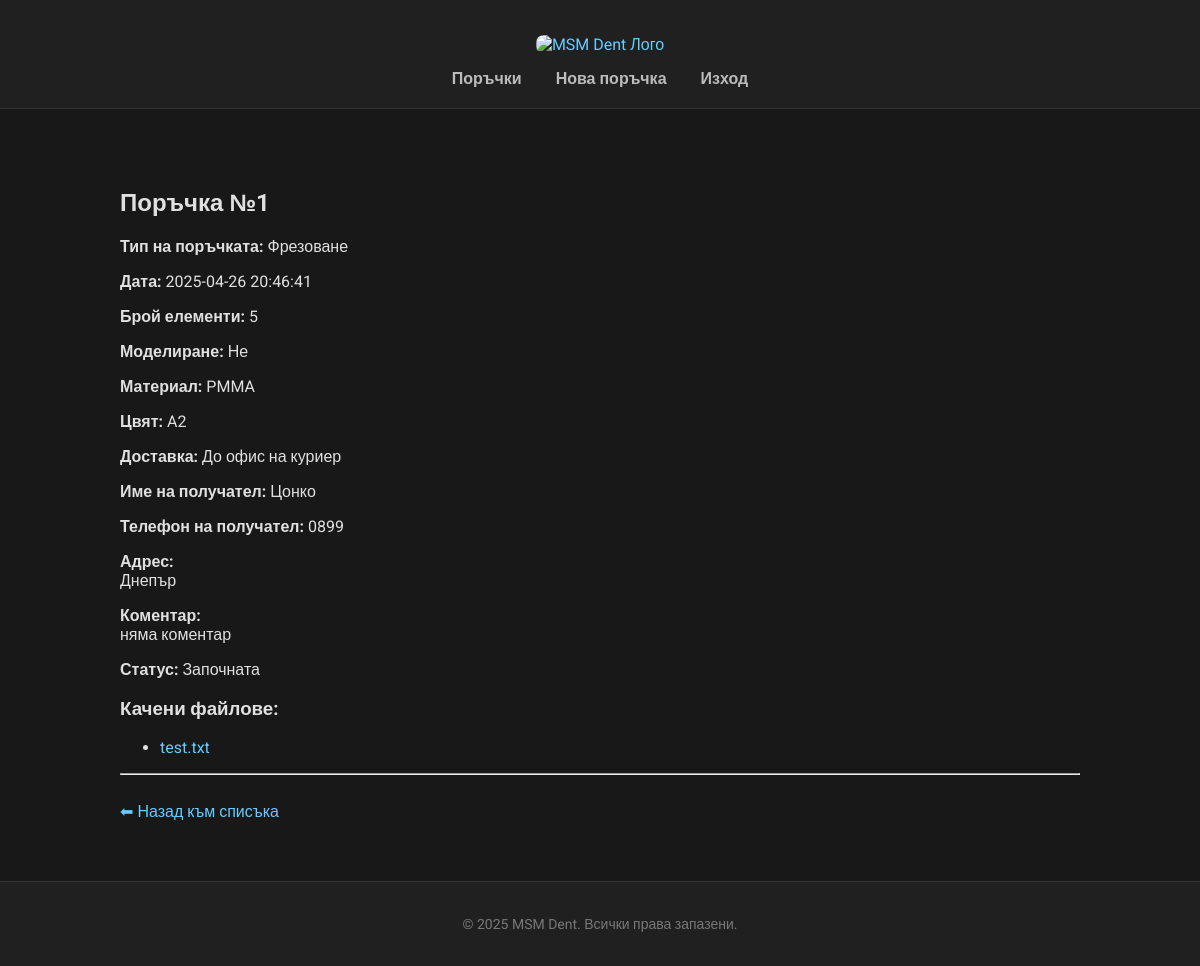
Page /orders/view.php?id=1 (signed in) on the committed database.
### tables this page shows
CREATE TABLE orders (
    id INTEGER PRIMARY KEY AUTOINCREMENT,
    user_id INTEGER,
    date TEXT DEFAULT CURRENT_TIMESTAMP,
    order_type VARCHAR(255),
    quantity VARCHAR(255),
    modeling VARCHAR(255),
    material VARCHAR(255),
    color VARCHAR(255),
    delivery VARCHAR(255),
    recipient_name VARCHAR(255),
    recipient_phone VARCHAR(255),
    address TEXT,
    comment TEXT,
    status TEXT DEFAULT 'Нова',
    FOREIGN KEY(user_id) REFERENCES users(id)
);

### orders/view.php (the view, shortened to what this page needs)
<?php
include __DIR__ . '/../db.php';
$order_id = (int)$_GET['id'];
$stmt = $db->prepare("SELECT role FROM users WHERE id = :id");
$stmt->bindValue(':id', $_SESSION['user_id'], SQLITE3_INTEGER);
$result = $stmt->execute();
$user = $result->fetchArray(SQLITE3_ASSOC);
$is_admin = ($user['role'] === 'admin');
if ($is_admin) {
    $stmt = $db->prepare("SELECT * FROM orders WHERE id = :id");
} else {
    $stmt = $db->prepare("SELECT * FROM orders WHERE id = :id AND user_id = :user_id");
    $stmt->bindValue(':user_id', $_SESSION['user_id'], SQLITE3_INTEGER);
}
$stmt->bindValue(':id', $order_id, SQLITE3_INTEGER);
$result = $stmt->execute();
$order = $result->fetchArray(SQLITE3_ASSOC);
include __DIR__ . '/../partials/header.php';
?>
<h2>Поръчка №<?php echo htmlspecialchars($order['id']); ?></h2>
<p><strong>Тип на поръчката:</strong> <?php echo htmlspecialchars($order['order_type']); ?></p>
<p><strong>Дата:</strong> <?php echo htmlspecialchars($order['date']); ?></p>
<p><strong>Брой елементи:</strong> <?php echo htmlspecialchars($order['quantity']); ?></p>
<p><strong>Моделиране:</strong> <?php echo htmlspecialchars($order['modeling']); ?></p>
<p><strong>Материал:</strong> <?php echo htmlspecialchars($order['material']); ?></p>
<p><strong>Цвят:</strong> <?php echo htmlspecialchars($order['color']); ?></p>
<p><strong>Доставка:</strong> <?php echo htmlspecialchars($order['delivery']); ?></p>
<p><strong>Име на получател:</strong> <?php echo htmlspecialchars($order['recipient_name']); ?></p>
<p><strong>Телефон на получател:</strong> <?php echo htmlspecialchars($order['recipient_phone']); ?></p>
<p><strong>Адрес:</strong><br><?php echo nl2br(htmlspecialchars($order['address'])); ?></p>
<p><strong>Коментар:</strong><br><?php echo nl2br(htmlspecialchars($order['comment'])); ?></p>
<p><strong>Статус:</strong> <?php echo htmlspecialchars($order['status']); ?></p>
<h3>Качени файлове:</h3>
<?php
$upload_dir = __DIR__ . '/../uploads/' . $order['id'] . '/';
if (is_dir($upload_dir)) {
    $files = array_diff(scandir($upload_dir), array('.', '..'));
    if (!empty($files)) {
        echo "<ul>";
        foreach ($files as $file) {
            $url = '../uploads/' . $order['id'] . '/' . urlencode($file);
            echo "<li><a href='$url' target='_blank'>" . htmlspecialchars($file) . "</a></li>";
        }
        echo "</ul>";
    } else {
        echo "Няма качени файлове.";
    }
} else {
    echo "Няма качени файлове.";
}
?>
<hr>
<br>
<a href="list.php">⬅ Назад към списъка</a>
<?php
include __DIR__ . '/../partials/footer.php';
?>

### style.css (style rules this page uses)
body { background-color: #181818; color: #e0e0e0; font-family: 'Roboto', sans-serif; margin: 0; padding: 0; }
a { color: #66ccff; text-decoration: none; }

### rows in the picture
orders: id "1", order_type "Фрезоване", date "2025-04-26 20:46:41", quantity "5", modeling "Не", material "PMMA", color "A2", delivery "До офис на куриер", recipient_name "Цонко", recipient_phone "0899", address "Днепър", comment "няма коментар", status "Започната", id "test.txt"
